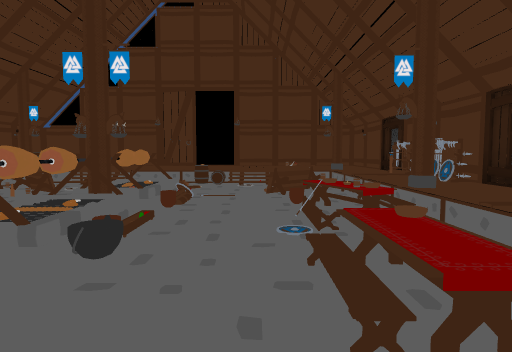
view 1 (above)

15 first-person views from a walk through a scene from a Unity 3-D project. The camera is 1.4 m above the floor, tilts 4° down and sees 75° across. Doors are open. The floor is counted in squares, 2 m on a side. Each view is taken from the middle of a square. On the plan, view 1 faces up. The plan holds only what a view shows up to about 10 squares ahead; the rest is blank. The place goes on beyond the plan. The player character is not drawn. Some animated figures are left out.

view 2
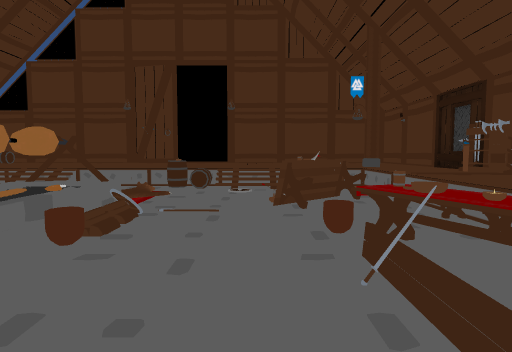

view 3
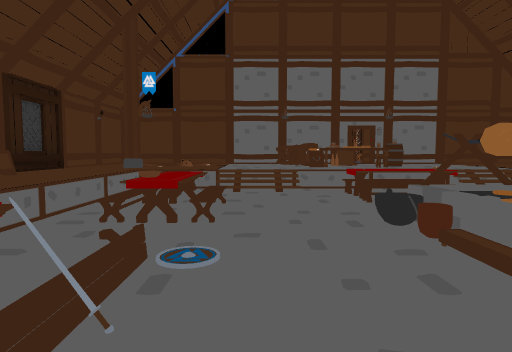

view 4
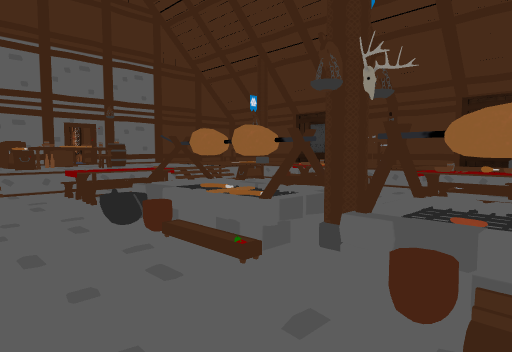

view 5
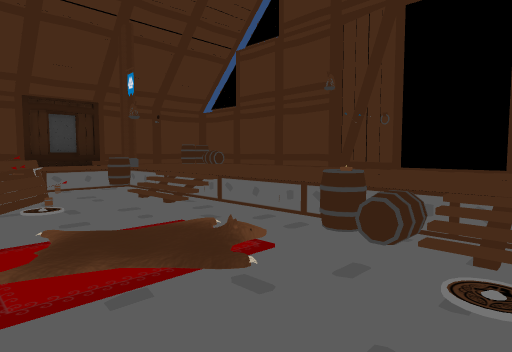

view 6
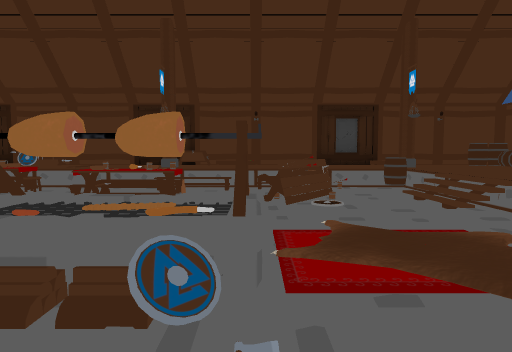

view 7
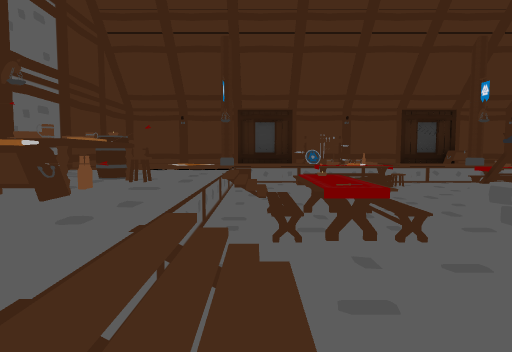

view 8
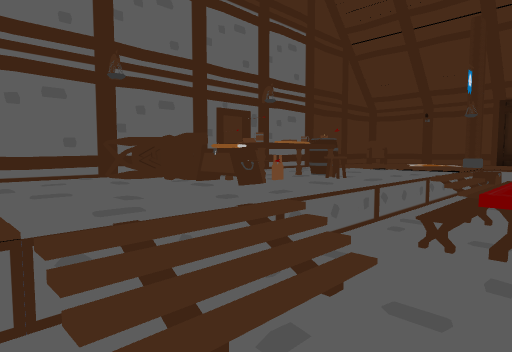

view 9
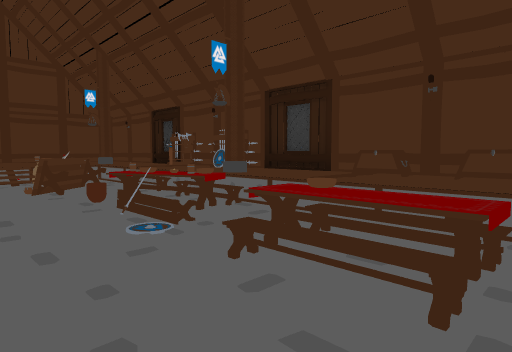

view 10
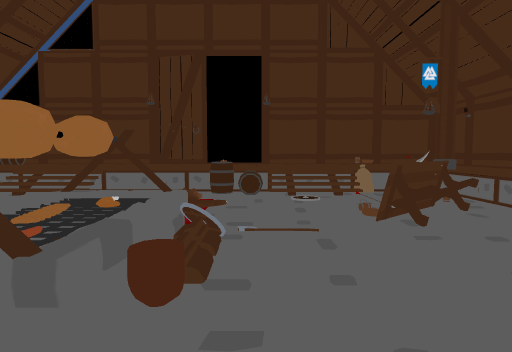

view 11
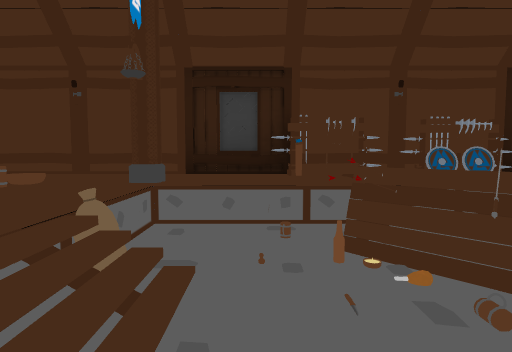

view 12
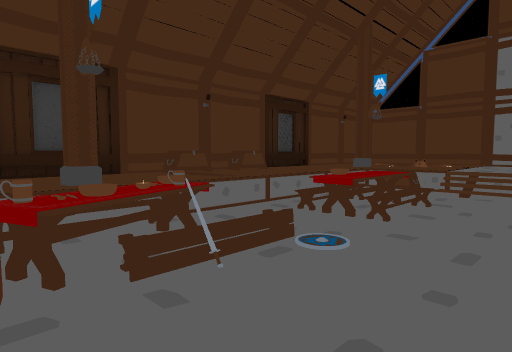

view 13
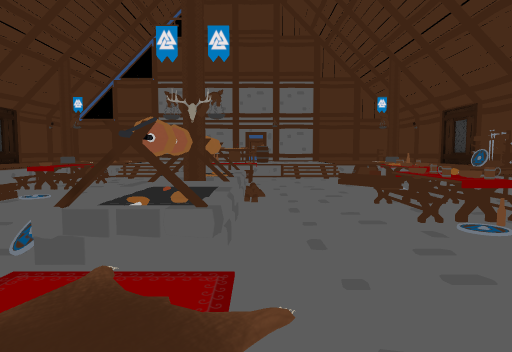

view 14
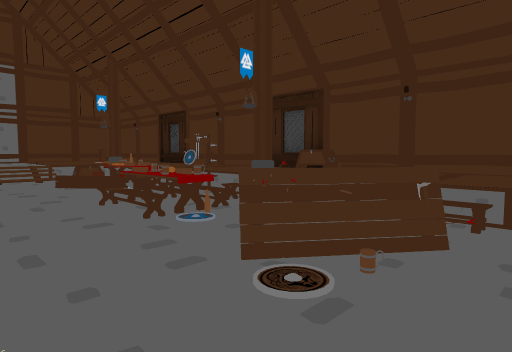

view 15
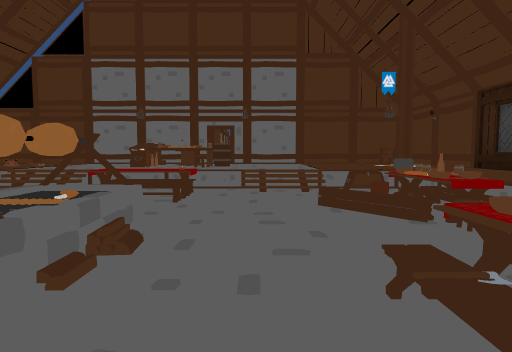

### Floor plan
Key: @ floor where view 1 was taken; # wall or solid block; . main floor; : floor 0.25 m higher than the main floor; - floor 0.5 m lower than the main floor; _ floor 0.75 m lower than the main floor; / step, stairs or slope; D open door; = window, fence, low wall or low ledge; O other object.
Columns run from 9 left of view 1 to 4 right of it. Each row starts with its distance up from view 1.
 13  OO####:D#####
 12  O......D....#
 11 #......O.....#
 10 ##OO//=OO/OOO#
  9  #.____O_/_/.#
  8  #.OO__-_/OOOO
  7  #._O_OO__O/OO
  6  O=//__O__OOOO
  5  OOO/_OO_OOOO#
  4  #._O_/O__OO.#
  3  #//__/OO_O/O#
  2  O./______//O#
  1  #.O__OO___/.#
  0  #.O///O/@/O.#
 -1  #O.///OO.O..#
 -2  #....OOOO. .#
 -3  ###   OO.. .#
 -4     ##########

Where each view was taken, in squares from view 1:
view 1: 0 up, 0 right, facing up
view 2: 3 up, 0 right, facing up
view 3: 6 up, 0 right, facing down
view 4: 6 up, 0 right, facing down-left
view 5: 7 up, 0 right, facing up-left
view 6: 7 up, 0 right, facing left
view 7: 0 up, 1 right, facing left
view 8: 1 up, 1 right, facing down-left
view 9: 1 up, 1 left, facing up-right
view 10: 4 up, 1 left, facing up
view 11: 9 up, 1 left, facing right
view 12: 6 up, 1 left, facing down-right
view 13: 9 up, 3 left, facing down
view 14: 9 up, 3 left, facing down-left
view 15: 6 up, 4 left, facing down
